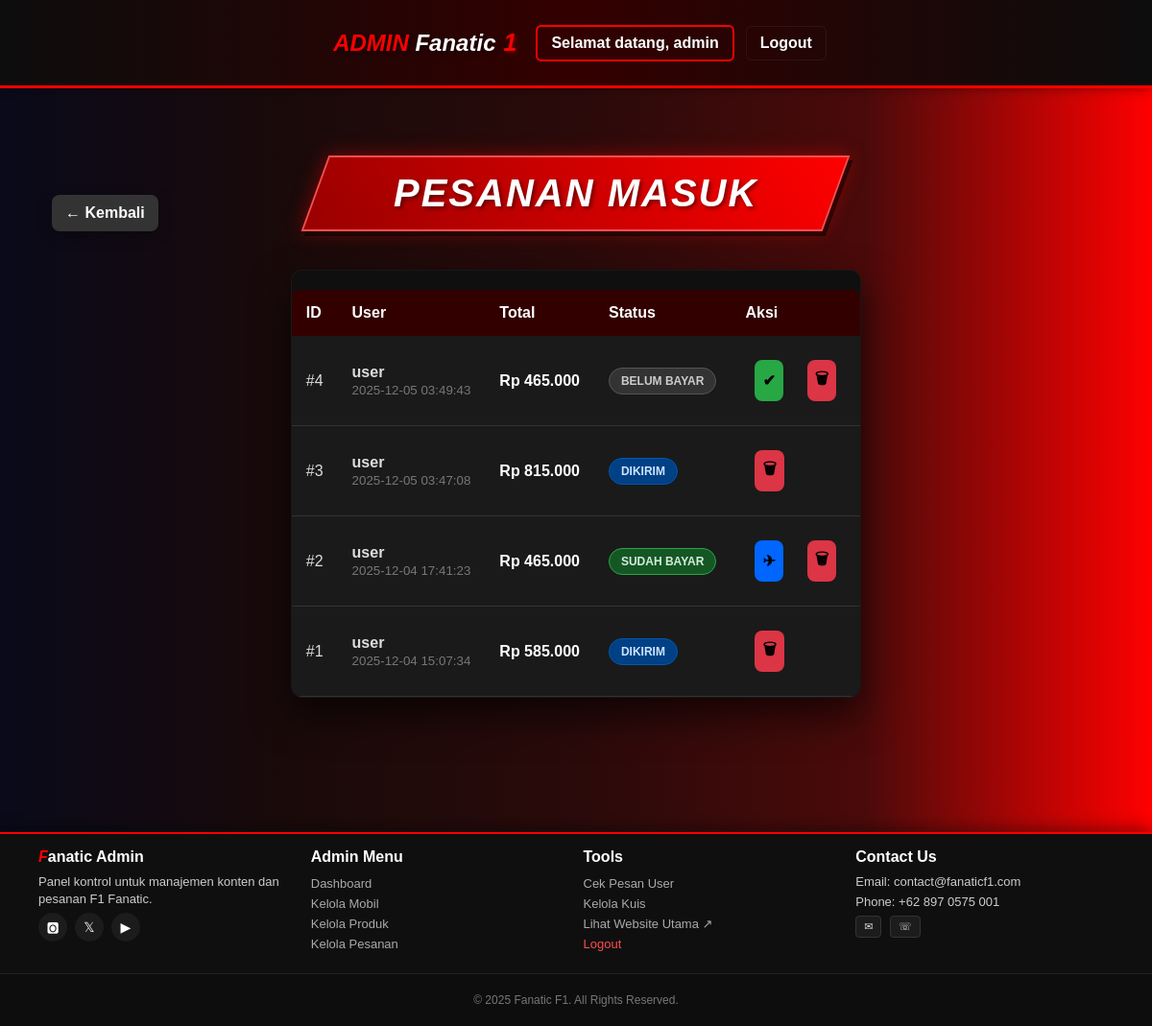
Page /admin/orders.php (signed in) on the committed database.
### tables this page shows
CREATE TABLE IF NOT EXISTS `orders` (
  `id` int unsigned NOT NULL AUTO_INCREMENT,
  `user_id` int unsigned NOT NULL,
  `status` enum('pending','paid','shipped','cancelled') NOT NULL DEFAULT 'pending',
  `total` decimal(10,2) NOT NULL,
  `created_at` timestamp NULL DEFAULT CURRENT_TIMESTAMP,
  PRIMARY KEY (`id`),
  KEY `user_id` (`user_id`),
  CONSTRAINT `orders_ibfk_1` FOREIGN KEY (`user_id`) REFERENCES `users` (`id`) ON DELETE RESTRICT
);

CREATE TABLE IF NOT EXISTS `users` (
  `id` int unsigned NOT NULL AUTO_INCREMENT,
  `name` varchar(100) NOT NULL,
  `email` varchar(100) NOT NULL,
  `password` varchar(255) NOT NULL,
  `created_at` timestamp NULL DEFAULT CURRENT_TIMESTAMP,
  `role` varchar(50) DEFAULT NULL,
  PRIMARY KEY (`id`),
  UNIQUE KEY `email` (`email`)
);

### admin/orders.php (the view, shortened to what this page needs)
<?php
include 'header.php';
$pdo = db();
$sql = "SELECT o.id, o.total, o.status, o.created_at, u.name as user_name
        FROM orders o JOIN users u ON o.user_id = u.id
        ORDER BY o.created_at DESC";
$orders = $pdo->query($sql)->fetchAll();
?>
<div class="page-banner">
  <h1>Pesanan Masuk</h1>
</div>
<a href="index.php" class="btn grey detail-back">← Kembali</a>
<div style="max-width:1000px; margin:0 auto; padding:0 20px 60px;">
  <div class="card" style="padding:0; overflow:hidden;">
    <table class="admin-table">
      <thead>
        <tr>
          <th>ID</th>
          <th>User</th>
          <th>Total</th>
          <th>Status</th>
          <th>Aksi</th>
        </tr>
      </thead>
      <tbody>
        <?php foreach ($orders as $o): ?>
        <tr>
          <td>#<?php echo $o['id']; ?></td>
          <td>
            <strong><?php echo htmlspecialchars($o['user_name']); ?></strong><br>
            <small style="color:#777"><?php echo $o['created_at']; ?></small>
          </td>
          <td style="color:var(--primary-red); font-weight:bold;">
            Rp <?php echo number_format($o['total'],0,',','.'); ?>
          </td>
          <td>
            <span class="status-pill <?php echo $o['status']; ?>">
              <?php
                if($o['status']=='pending') echo 'Belum Bayar';
                elseif($o['status']=='paid') echo 'Sudah Bayar';
                elseif($o['status']=='shipped') echo 'Dikirim';
              ?>
            </span>
          </td>
          <td>
            <form method="post" style="display:flex; gap:5px;">
              <?php if($o['status'] == 'pending'): ?>
              <button name="mark_paid" title="Konfirmasi Bayar" class="btn small" style="background:#28a745; padding:8px;">
                ✔
              </button>
              <?php endif; ?>
              <?php if($o['status'] == 'paid'): ?>
              <button name="mark_shipped" title="Kirim Barang" class="btn small" style="background:#0066ff; padding:8px;">
                ✈
              </button>
              <?php endif; ?>
              <button name="delete_order" title="Hapus Pesanan" class="btn small" style="background:#dc3545; padding:8px;" onclick="return confirm('Hapus pesanan ini?')">
                🗑
              </button>
            </form>
          </td>
        </tr>
        <?php endforeach; ?>
      </tbody>
    </table>
  </div>
</div>
<?php include 'footer.php'; ?>

### style.css (style rules this page uses)
:root { --admin-bg: #0d0d0d; --admin-accent: #330000; --admin-red: #ff0000; --admin-muted: #1a1a1a; }
*, *::before, *::after { box-sizing: border-box; }
html { overflow-y: scroll; }
body { margin: 0; font-family: "Poppins", sans-serif; background: linear-gradient( 90deg, #0a0a1a 0%, #1a0a0a 25%, #2a0a0a 50%, #4a0a0a 75%, #ff0000 100% ); color: #fff; min-height: 100vh; display: flex; flex-direction: column; }
a { text-decoration: none; color: inherit; transition: all 0.3s ease; }
.btn { display: inline-flex; align-items: center; gap: 8px; margin: 10px; padding: 16px 32px; border-radius: 8px; text-decoration: none; font-weight: 600; font-size: 16px; transition: all 0.3s ease; border: none; cursor: pointer; }
.btn.grey { background: #333; color: white; box-shadow: 0 4px 15px rgba(0, 0, 0, 0.3); }
.page-banner { transform: skew(-20deg); background: linear-gradient(45deg, #990000 0%, #ff0000 100%); border: 2px solid #ff4d4d; margin: 40px auto; padding: 15px 80px; width: fit-content; min-width: 300px; box-shadow: 5px 5px 0px rgba(0, 0, 0, 0.5), 0 0 20px rgba(255, 0, 0, 0.4); text-align: center; cursor: default; transition: all 0.3s ease; }
.page-banner h1 { transform: skew(20deg); color: #fff; font-size: 2.5rem; font-weight: 900; font-style: italic; text-transform: uppercase; letter-spacing: 2px; margin: 0; text-shadow: 2px 2px 4px rgba(0,0,0,0.5); }
.card { background: #1b1b1b; border-radius: 12px; overflow: hidden; box-shadow: 0 0 10px #000; border: 1px solid rgba(255, 0, 0, 0.2); transition: all 0.3s ease; }
.detail-back { display: inline-block; margin: 20px 40px; padding: 10px 14px; border-radius: 8px; text-decoration: none; z-index: 30; margin-top: 20px; }
.admin-table { width: 100%; border-collapse: collapse; background: #1a1a1a; border-radius: 8px; overflow: hidden; margin-top: 20px; }
.admin-table th { background: #330000; color: #fff; padding: 15px; text-align: left; font-weight: 600; border-bottom: 2px solid var(--primary-red); }
.admin-table td { padding: 15px; border-bottom: 1px solid #333; color: #ddd; }
.status-pill { padding: 6px 12px; border-radius: 20px; font-size: 12px; font-weight: bold; text-transform: uppercase; display: inline-block; }
.status-pill.pending { background: #333; color: #ccc; border: 1px solid #555; }
.status-pill.paid { background: #155724; color: #d4edda; border: 1px solid #28a745; }
.status-pill.shipped { background: #004085; color: #cce5ff; border: 1px solid #0056b3; }

### admin/style_admin.css (style rules this page uses)
.card { background: #0f0f0f; border: 1px solid rgba(255, 255, 255, 0.04); padding: 36px; border-radius: 12px; transition: all 0.18s ease; min-height: 340px; box-shadow: 0 18px 40px rgba(0, 0, 0, 0.65); }

### rows in the picture
orders: id "4", user.name "user", created_at "2025-12-05 03:49:43", total "465.000", status "BELUM BAYAR"
orders: id "3", user.name "user", created_at "2025-12-05 03:47:08", total "815.000", status "DIKIRIM"
orders: id "2", user.name "user", created_at "2025-12-04 17:41:23", total "465.000", status "SUDAH BAYAR"
orders: id "1", user.name "user", created_at "2025-12-04 15:07:34", total "585.000", status "DIKIRIM"

### other values in the picture
$currentUser['name'] "admin"
